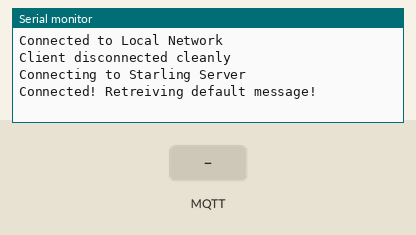
A sketch run on a simulated ESP8266 (NodeMCU). On the bench: the last lines printed to the serial monitor. The test bench sets the inputs (shaded band). WiFi joins after 1.5 s; servers stay silent unless stated; no MQTT or app messages arrive unless stated.

Above: at 2.7 s.
2.8 s: MQTT message "STAR0001" arrives on the first subscribed topic
At 3.8 s:
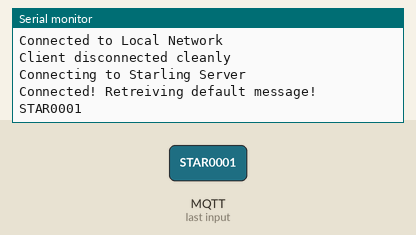
4.3 s: MQTT message "1" arrives on the first subscribed topic
At 5.0 s:
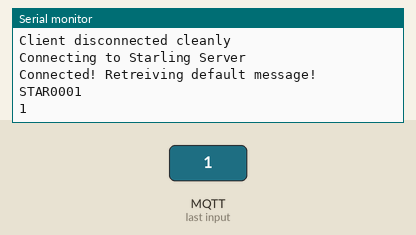
5.8 s: MQTT message "on" arrives on the first subscribed topic
At 7.0 s:
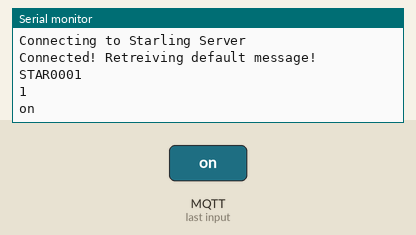
7.3 s: MQTT message "off" arrives on the first subscribed topic
At 8.4 s:
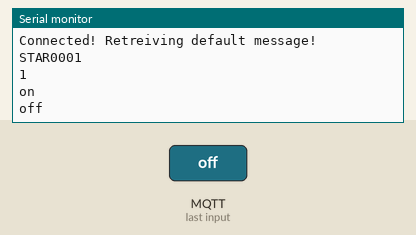

Measured:
- after the input at 2.8 s, the serial monitor: prints a new line at once (image 1)
- after the input at 4.3 s, the serial monitor: prints a new line at once (image 2)
- after the input at 5.8 s, the serial monitor: prints a new line at once (image 3)
- after the input at 7.3 s, the serial monitor: prints a new line at once (image 4)

The sketch:

WiFi_Firmware.ino
```cpp
#include <ESP8266WiFi.h>          //https://github.com/esp8266/Arduino

//needed for library
#include <DNSServer.h>
#include <ESP8266WebServer.h>
#include <WiFiManager.h>         //https://github.com/tzapu/WiFiManager
#include <WiFiClient.h>
#include <PubSubClient.h>

char* mqttserver = "128.199.72.21"; //change this to your server if required
char message_buff[300];   //
char respBuffer[300];
int8_t MQTT_Status;// return status of the mqtt connect

char macString[18] = {0};
char clientName[20] = {0};


WiFiClient wifiClient;
PubSubClient client(mqttserver, 1883, callback, wifiClient);


char* getMacString()
{
  uint8_t mac[6];
  WiFi.macAddress(mac);
  sprintf(macString, "%02X%02X%02X%02X%02X%02X\0", mac[0],  mac[1], mac[2], mac[3], mac[4], mac[5]);
  return (macString);
}

//Create client name wth mac address

char* getClientName()
{
  uint8_t mac[6];
  WiFi.macAddress(mac);
  sprintf(clientName, "*_%02X%02X%02X%02X%02X%02X\0", mac[0],  mac[1], mac[2], mac[3], mac[4], mac[5]);
  return (clientName);
}

void setup() {

    Serial.begin(9600);
    WiFiManager wifiManager;
    //wifiManager.resetSettings();// Use to clear all Wifi Settings
    wifiManager.autoConnect(getClientName(),"set_pass");
    Serial.println("Connected to Local Network");
}

void loop() {

        MQTT_Status = client.state();

         switch(MQTT_Status){
              case -4: Serial.println("Connection timed out"); break;
              case -3: Serial.println("MQTT  connection lost"); break;
              case -2: break;  Serial.println("No internet connection, retrying in 1 min. . .");
              case -1: Serial.println("Client disconnected cleanly"); break;
              case 0: break;
              case 1: Serial.println("Bad Protocol"); break;
              case 2: Serial.println("Bad Client ID"); break;
              case 3: Serial.println("Connection unavailable"); break;
              case 4: Serial.println("Username or Password is incorrect"); break;
              case 5: Serial.println("Unauthorized connection"); break;
          }

        if(MQTT_Status<0)
        {
           //wait for 2 seconds, before trying again
           delay(1000);
           //client name and topic are kept the same.
           Serial.println("Connecting to Starling Server");
           if(client.connect(getClientName(),"your_username","your_password")) // device id, user id, password
            {
               Serial.println("Connected! Retreiving default message!");
               //client.publish("STAR0001","Starling is flying");
               client.subscribe(getMacString());
               client.publish("master/status", getMacString());
               client.publish("master","Starling is flying");
              //client.publish(getMacString(),"Starling is flying");
              // Serial.println("Connected to Starling Server!");
            }
        }

      client.loop();


}

void callback(char* topic, byte* payload, unsigned int length) {

    int i = 0;

  for(i=0; i<length; i++) {
    message_buff[i] = payload[i];
  }
  message_buff[i] = '\0';

  String msgString = String(message_buff);
  //Serial.println("Payload: " + msgString);
  Serial.println(msgString);

}
```
